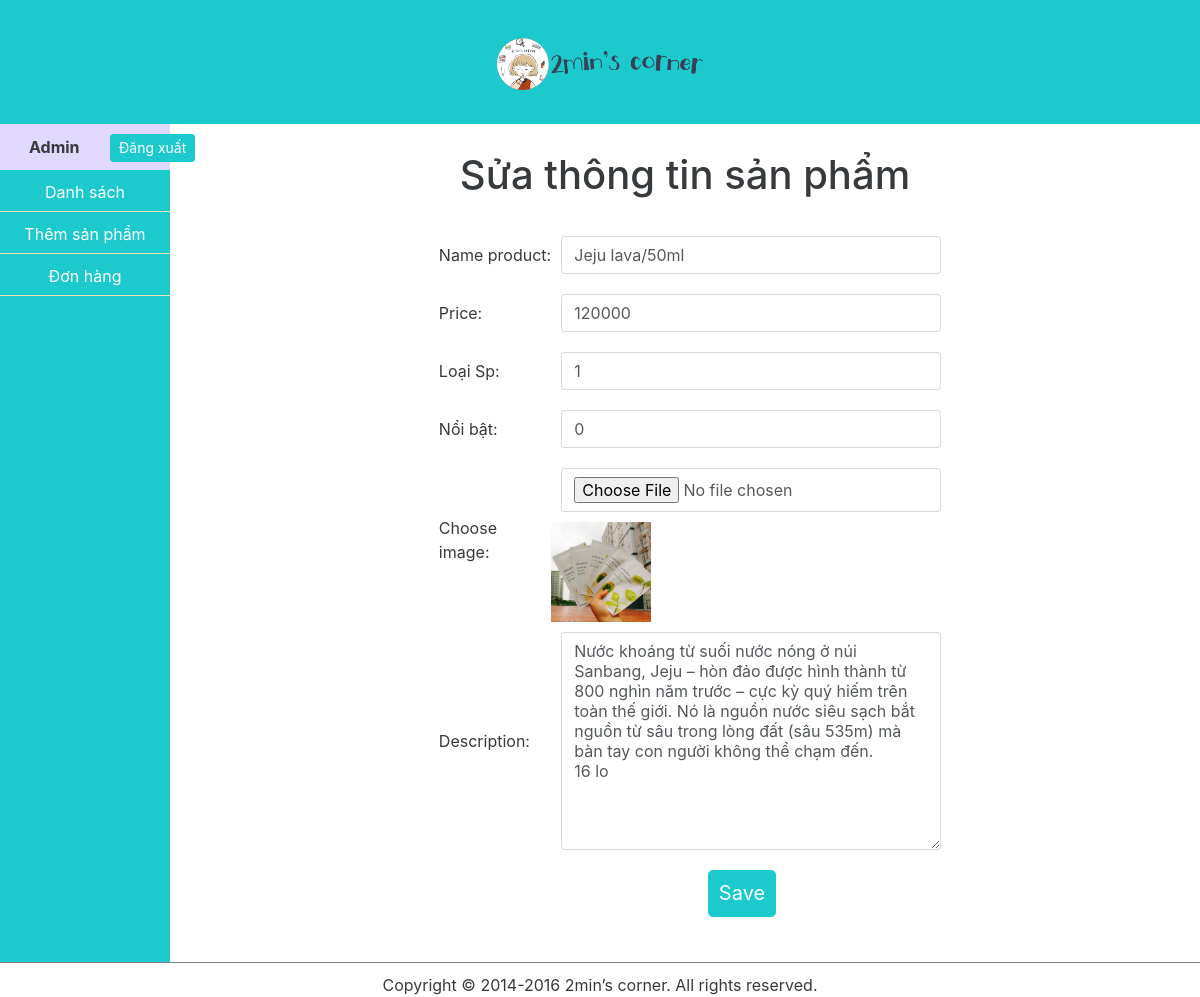
Page /admin/index.php?t=sua&id=1 (signed in) on the committed database.
### tables this page shows
CREATE TABLE `chitietsp` (
  `ID` int(11) NOT NULL,
  `IDSP` int(11) DEFAULT NULL,
  `TenSP` varchar(150) DEFAULT NULL,
  `Gia` decimal(10,0) DEFAULT NULL,
  `Hinh` varchar(255) DEFAULT NULL,
  `Mota` varchar(255) DEFAULT NULL,
  `Noibat` int(3) DEFAULT NULL,
  `created_at` date NOT NULL
);

### admin/pages/sua.php (the view, shortened to what this page needs)
<?php
if(!isset($_GET["id"])){
	header("location:index.php");
	exit();
}else {
	$id=(int)$_GET["id"];
	if($id <= 0){
		header("location:index.php");
		exit();
	}else{
		$data_edit=$conn->prepare("SELECT * FROM chitietsp WHERE ID= :id");
		$data_edit->bindParam(":id",$id,PDO::PARAM_INT);
		$data_edit->execute();
		$data_fetch=$data_edit->fetch(PDO::FETCH_ASSOC);
	}
	?>
<h1 class="func">Sửa thông tin sản phẩm</h1>
	<form action="" method="POST" enctype="multipart/form-data">
		<table>
			<tr>
				<td>Name product:</td>
				<td><input type="text" name="txtname" class="form-control"
					value= "<?php if(isset($_POST['txtname'])){
						echo $_POST['txtname'];
					}else{
						echo $data_fetch['TenSP'];
					}?>"></td>
				</tr>
				<tr>
					<td>Price:</td>
					<td><input type="text" class="form-control" min=5 max=15 name="txtprice" value= "<?php if(isset($_POST["txtprice"])){
						echo $_POST['txtprice'];}
						else{
							echo $data_fetch['Gia'];
						}
						?>"></td>
					</tr>
					<tr>
						<td>Loại Sp:</td>
						<td><input type="number" class="form-control" min=1 max=2 name="txtnumberSp" value= "<?php if(isset($_POST["txtnumberSp"])){
							echo $_POST['txtnumberSp'];}
							else{
								echo $data_fetch['IDSP'];
							}
							?>"></td>
						</tr>
						<tr>
							<td>Nổi bật:</td>
							<td><input type="number" class="form-control" min=0 max=2 name="txtnumber" value= "<?php if(isset($_POST["txtnumber"])){
								echo $_POST['txtnumber'];}
								else{
									echo $data_fetch['Noibat'];
								}
								?>"></td>
							</tr>
							<tr>
								<td>Choose image:</td>
								<td>
									<input type="file" class="form-control " name="txtimage" onchange="viewAvatar(this)">
									<div ><img class="show-img" src="<?php echo '../'.$data_fetch['Hinh']; ?>" alt="" style="height: 100px; width: 100px;"></div>
								</td>
							</tr>
							<tr>
								<td>Description:</td>
								<td><textarea name="txtintro" class="form-control" cols="30" rows="10"><?php if(isset($_POST["txtintro"])){
									echo $_POST['txtintro'];
								}else {
									echo $data_fetch["Mota"];
								}
								?></textarea></td>
							</tr>
							<tr>
								<td colspan="2" align="center"><button type="submit" name="txtsua" class="btn btn-primary btn-lg">Save</button></td>
							</tr>
						</table>
					</form>
					<?php
				}
				?>

### admin/template/css/mycss.css (style rules this page uses)
* { margin:0; padding:0; }
h1.func { text-align: center; margin-top: 29px; margin-bottom: 29px; }
textarea.form-control { margin: 10px; }
button.btn.btn-primary.btn-lg { margin-left: 269px; padding: 10px; margin-top: 10px; margin-bottom: 45px; margin-right: 155px; }
input.form-control { margin: 10px; }
.btn-primary { background-color: #1ccacd; border-color: #1ccacd; }
.btn { margin-left: 88px; }

### rows in the picture
chitietsp: txtname "Jeju lava/50ml", txtprice "120000", txtnumberSp "1", txtnumber "0", Hinh (picture), txtintro "Nước khoáng từ suối nước nóng ở núi Sanbang, Jeju – hòn đảo được hình thành từ 800 nghìn năm trước – cực kỳ quý hiếm trên toàn thế giới. Nó là nguồn nước siêu sạch bắt nguồn từ sâu trong lòng đất (sâu 535m) mà bàn tay con người không thể chạm đến. 16 lo"
